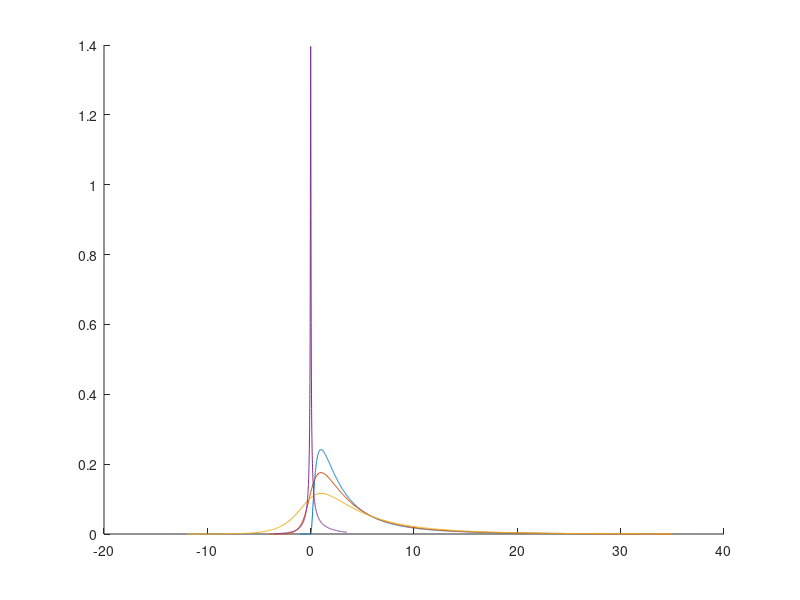

Reproduce this figure in MATLAB.
function MixDRet()
% constructs the density for a mixed normal 
clc; cla; clear;

Param=[1 0.01 1 1; 1 1 1 1; 1 2 1 1; 1 2 1 10];
[nP,c]=size(Param);

ResM=[];

hold on
for i=1:4;
    mr=Param(i,1);
    sr=Param(i,2);
    mn=Param(i,3);
    sn=Param(i,4);

if i==1    
   ng=(0.0001:0.01:25);
elseif i==2
   ng=(0.0001:0.1:25);   
elseif i==3
   ng=(0.0001:0.1:25);   
else
   ng=[(0.0001:0.0001:2) (2:0.2:50)];   
end

fn = 1./ ( sqrt(2*pi).*sn.*ng ) .* exp( -0.5*( ( log(ng)-mn )./sn ).^2 );
%plot(ng,fn)
%axis([0 0.2 0 50])
%return

% now go matrix
if i==1
    r=(-1:0.01:25)';
elseif i==2
    r=(-4:0.1:35)';
elseif i==3
    r=(-12:0.1:35)';
else
    r=(-3.5:0.01:3.5)';
end
rM = kron(r,ones(size(ng)));
nM = kron(ng,ones(size(r)));
grn= 1./ ( sqrt(2*pi).*sr.*sqrt(nM) ) .* exp( -0.5*( ( rM - mr.*nM ).^2 )./( (sr.^2).*nM ) );
fnM= kron(fn,ones(size(r)));
fr=sum( grn.*fnM,2)*( ng(2)-ng(1) );

plot(r,fr)

s=sum(fr)*(r(2)-r(1))
fr=fr/s; % scale so that probability mass equals 1

% compute selected moments.
m1 =sum(r.*fr)*(r(2)-r(1))
v  =sum( ((r-m1).^2) .*fr)*(r(2)-r(1))
se=sqrt(v);
sk =sum( ((r-m1)./se).^3 .*fr)*(r(2)-r(1))
ku =sum( ((r-m1)./se).^4 .*fr)*(r(2)-r(1))
Resv=[s m1 v se sk ku]';
ResM=[ResM Resv];

end
hold off

for i=1:6
    fprintf('%8.2f %8.2f %8.2f %8.2f', ResM(i,:))
end
